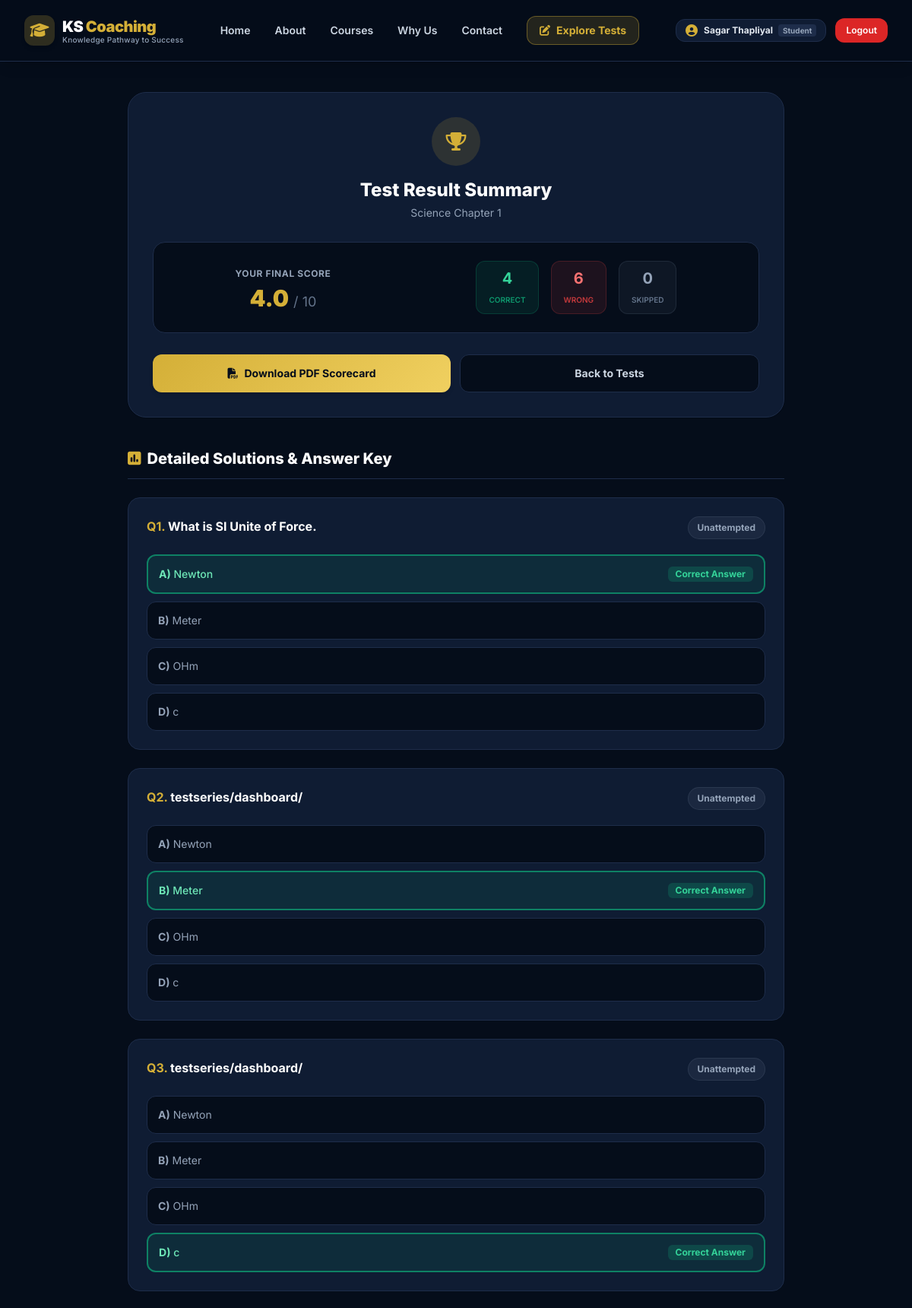
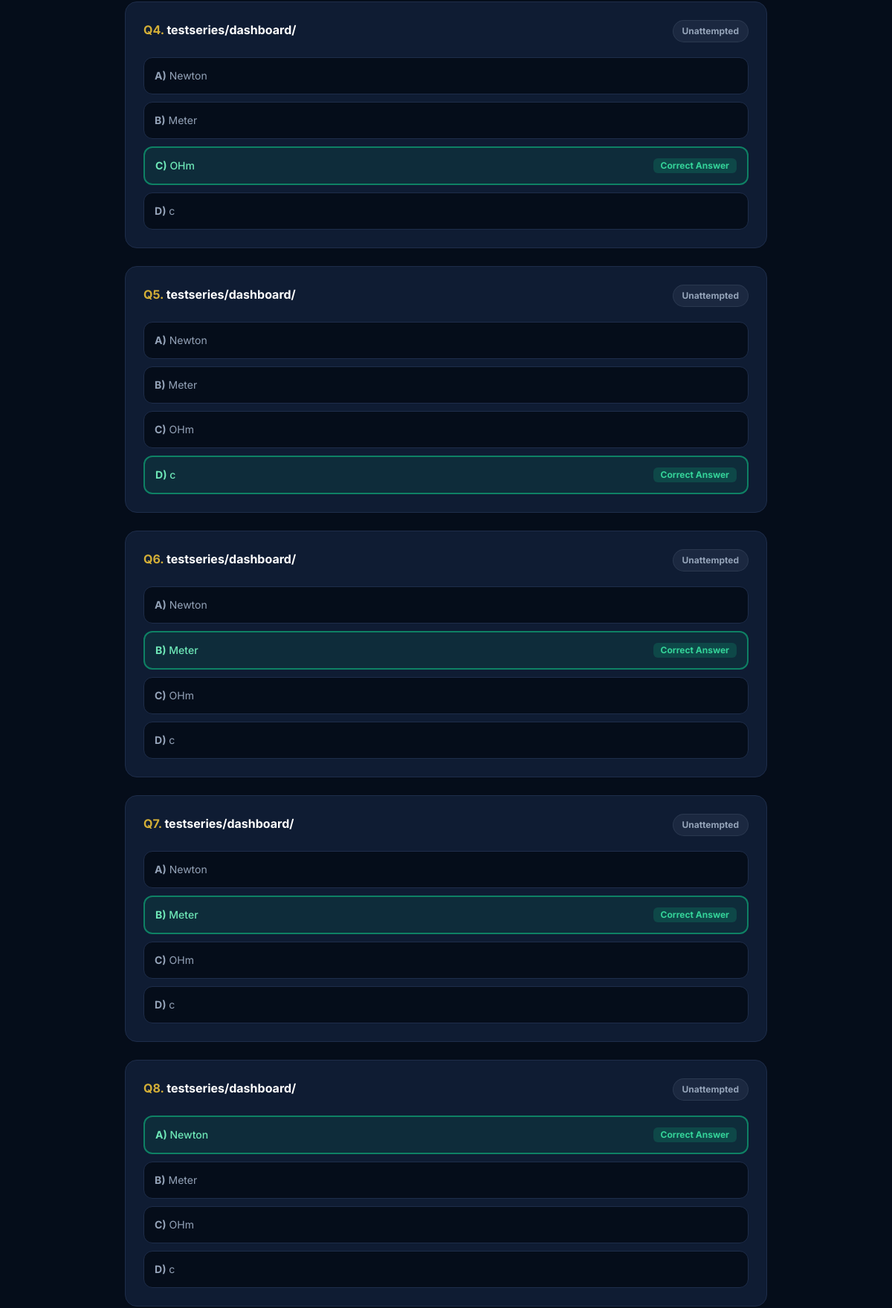
/testseries/result/1/ (signed in, upper part), run on the app's committed database (2 pictures, top to bottom).
### accounts/models.py (models this page shows, shortened)
class User(AbstractUser):
    ROLE_CHOICES = (
        ('student', 'Student'),
        ('teacher', 'Teacher'),
    )
    full_name = models.CharField(max_length=150)
    phone_number = models.CharField(max_length=15, unique=True)
    role = models.CharField(max_length=10, choices=ROLE_CHOICES, default='student')
    class_level = models.CharField(max_length=50, blank=True, null=True)
    batch = models.CharField(max_length=100, blank=True, null=True)

### testseries/models.py (models this page shows, shortened)
class TestResult(models.Model):
    student = models.ForeignKey(settings.AUTH_USER_MODEL, on_delete=models.CASCADE)
    test = models.ForeignKey(Test, on_delete=models.CASCADE)
    score_obtained = models.FloatField()
    total_marks = models.PositiveIntegerField()
    correct_count = models.PositiveIntegerField(default=0)
    wrong_count = models.PositiveIntegerField(default=0)
    unattempted_count = models.PositiveIntegerField(default=0)
    user_answers = models.JSONField(default=dict, blank=True)
    submitted_at = models.DateTimeField(auto_now_add=True)

class Test(models.Model):
    title = models.CharField(max_length=200)
    category = models.ForeignKey(Category, on_delete=models.CASCADE, related_name='tests')
    duration_minutes = models.PositiveIntegerField(help_text="Duration in minutes")
    total_marks = models.PositiveIntegerField(default=100)
    total_questions = models.PositiveIntegerField(default=10)
    has_negative_marking = models.BooleanField(default=False)
    negative_marks_per_question = models.FloatField(default=0.0, help_text="e.g. 0.25 or 1.0")
    created_by = models.ForeignKey(settings.AUTH_USER_MODEL, on_delete=models.CASCADE)
    created_at = models.DateTimeField(auto_now_add=True)

class Question(models.Model):
    OPTION_CHOICES = (
        ('A', 'Option A'),
        ('B', 'Option B'),
        ('C', 'Option C'),
        ('D', 'Option D'),
    )
    test = models.ForeignKey(Test, on_delete=models.CASCADE, related_name='questions')
    question_text = models.TextField()
    option_a = models.CharField(max_length=255)
    option_b = models.CharField(max_length=255)
    option_c = models.CharField(max_length=255)
    option_d = models.CharField(max_length=255)
    correct_option = models.CharField(max_length=1, choices=OPTION_CHOICES)
    marks = models.PositiveIntegerField(default=1)

### testseries/views.py (the view)
# urls.py: path('result/<int:result_id>/', views.test_result, name='test_result'),
@login_required
def test_result(request, result_id):
    result = get_object_or_404(TestResult, id=result_id, student=request.user)
    questions = result.test.questions.all()
    detailed_questions = []
    for q in questions:
        user_choice = result.user_answers.get(str(q.id))
        options = [
            ('A', q.option_a),
            ('B', q.option_b),
            ('C', q.option_c),
            ('D', q.option_d),
        ]
        detailed_questions.append({
            'question': q,
            'user_choice': user_choice,
            'correct_option': q.correct_option,
            'is_correct': user_choice == q.correct_option,
            'is_unattempted': user_choice is None,
            'options': options
        })
    return render(request, 'testseries/test_result.html', {
        'result': result,
        'detailed_questions': detailed_questions
    })

### core/templates/testseries/test_result.html (shortened to what this page needs)
{% extends 'core/base.html' %}
{% block content %}
<div class="max-w-4xl mx-auto px-4 py-10">
    <div class="bg-ksCard rounded-3xl p-8 border border-ksBorder shadow-sm text-center mb-10">
        <div class="w-16 h-16 bg-ksGold/15 text-ksGold rounded-full flex items-center justify-center mx-auto mb-4 text-2xl">
            <i class="fa-solid fa-trophy"></i>
        </div>
        <h1 class="text-2xl font-extrabold text-white">Test Result Summary</h1>
        <p class="text-slate-400 text-sm mt-1">{{ result.test.title }}</p>
        <div class="my-7 p-6 bg-ksDark rounded-2xl border border-ksBorder flex flex-col sm:flex-row justify-around items-center gap-6">
            <div>
                <span class="text-xs uppercase font-bold text-slate-400 tracking-wider">Your Final Score</span>
                <div class="text-3xl font-black text-ksGold mt-1">
                    {{ result.score_obtained }} <span class="text-lg text-slate-500 font-normal">/ {{ result.total_marks }}</span>
                </div>
            </div>
            <div class="flex gap-4 text-center">
                <div class="px-4 py-2 bg-emerald-500/10 rounded-xl border border-emerald-500/20">
                    <span class="block text-xl font-bold text-emerald-400">{{ result.correct_count }}</span>
                    <span class="text-[10px] font-semibold text-emerald-500/80 uppercase">Correct</span>
                </div>
                <div class="px-4 py-2 bg-red-500/10 rounded-xl border border-red-500/20">
                    <span class="block text-xl font-bold text-red-400">{{ result.wrong_count }}</span>
                    <span class="text-[10px] font-semibold text-red-500/80 uppercase">Wrong</span>
                </div>
                <div class="px-4 py-2 bg-slate-500/10 rounded-xl border border-slate-500/20">
                    <span class="block text-xl font-bold text-slate-400">{{ result.unattempted_count }}</span>
                    <span class="text-[10px] font-semibold text-slate-500 uppercase">Skipped</span>
                </div>
            </div>
        </div>
        <div class="flex flex-col sm:flex-row gap-3">
            <a href="{% url 'download_result_pdf' result.id %}"
               class="flex-1 gold-gradient hover:opacity-90 text-ksDark font-bold py-3.5 rounded-xl transition shadow-md flex items-center justify-center gap-2 text-sm">
                <i class="fa-solid fa-file-pdf"></i> Download PDF Scorecard
            </a>
            <a href="{% url 'student_test_list' %}"
               class="flex-1 bg-ksDark hover:bg-white/5 border border-ksBorder text-slate-300 hover:text-white font-bold py-3.5 rounded-xl transition text-sm">
                Back to Tests
            </a>
        </div>
    </div>
    <div class="space-y-6">
        <h2 class="text-xl font-extrabold text-white border-b border-ksBorder pb-3 flex items-center gap-2">
            <i class="fa-solid fa-square-poll-vertical text-ksGold"></i> Detailed Solutions & Answer Key
        </h2>
        {% for item in detailed_questions %}
        <div class="bg-ksCard p-6 rounded-2xl border border-ksBorder">
            <div class="flex items-start justify-between gap-4 mb-5">
                <h3 class="text-base font-bold text-white leading-relaxed">
                    <span class="text-ksGold">Q{{ forloop.counter }}.</span> {{ item.question.question_text }}
                </h3>
                {% if item.is_correct %}
                    <span class="text-xs bg-emerald-500/15 text-emerald-400 font-bold px-3 py-1.5 rounded-full flex items-center gap-1.5 shrink-0 border border-emerald-500/20">
                        <i class="fa-solid fa-check"></i> Correct
                    </span>
                {% elif item.is_unattempted %}
                    <span class="text-xs bg-slate-500/15 text-slate-400 font-bold px-3 py-1.5 rounded-full flex items-center gap-1.5 shrink-0 border border-slate-500/20">
                        Unattempted
                    </span>
                {% else %}
                    <span class="text-xs bg-red-500/15 text-red-400 font-bold px-3 py-1.5 rounded-full flex items-center gap-1.5 shrink-0 border border-red-500/20">
                        <i class="fa-solid fa-xmark"></i> Wrong
                    </span>
                {% endif %}
            </div>
            <div class="space-y-2.5">
                {% for code, text in item.options %}
                    {% if code == item.correct_option %}
                        <div class="p-3.5 rounded-xl border-2 border-emerald-500/60 bg-emerald-500/10 text-emerald-300 font-medium text-sm flex justify-between items-center">
                            <span><b>{{ code }})</b> {{ text }}</span>
                            <span class="text-xs font-bold text-emerald-400 bg-emerald-500/20 px-2.5 py-0.5 rounded-md">Correct Answer</span>
                        </div>
                    {% else %}
                        <div class="p-3.5 rounded-xl border border-ksBorder bg-ksDark text-slate-400 text-sm">
                            <b>{{ code }})</b> {{ text }}
                        </div>
                    {% endif %}
                {% endfor %}
            </div>
        </div>
        {% endfor %}
    </div>
</div>
{% endblock %}

### core/templates/core/base.html (shortened to what this page needs)
{% load static %}
<!DOCTYPE html>
<html lang="en" class="scroll-smooth">
<head>
    <script src="https://cdn.tailwindcss.com"></script>
    <link rel="stylesheet" href="https://cdnjs.cloudflare.com/ajax/libs/font-awesome/6.5.1/css/all.min.css">
</head>
<body class="bg-ksDark text-slate-200 font-sans antialiased">
    <header class="sticky top-0 z-50 bg-ksDark/95 backdrop-blur-md border-b border-ksBorder shadow-lg">
        <nav class="max-w-7xl mx-auto px-4 sm:px-6 lg:px-8 h-20 flex items-center justify-between">
            <a href="{% url 'home' %}" class="flex items-center gap-2.5 group">
                <div class="w-10 h-10 rounded-xl bg-ksGold/20 flex items-center justify-center text-ksGold text-xl shadow-md group-hover:scale-105 transition">
                    <i class="fa-solid fa-graduation-cap"></i>
                </div>
                <div>
                    <span class="text-xl font-black text-white tracking-tight">KS <span class="text-ksGold">Coaching</span></span>
                    <p class="text-[10px] text-slate-400 -mt-1 font-medium tracking-wide">Knowledge Pathway to Success</p>
                </div>
            </a>
            <div class="hidden lg:flex items-center gap-8 font-semibold text-slate-300 text-sm">
                <a href="{% url 'home' %}" class="hover:text-ksGold transition">Home</a>
                <a href="#about" class="hover:text-ksGold transition">About</a>
                <a href="#courses" class="hover:text-ksGold transition">Courses</a>
                <a href="#why-us" class="hover:text-ksGold transition">Why Us</a>
                <a href="#contact" class="hover:text-ksGold transition">Contact</a>
                {% if user.is_authenticated %}
                    <a href="{% url 'student_test_list' %}" class="bg-ksGold/15 text-ksGold border border-ksGold/40 hover:bg-ksGold hover:text-ksDark px-4 py-2 rounded-xl transition flex items-center gap-2 text-sm font-bold">
                        <i class="fa-solid fa-pen-to-square"></i> Explore Tests
                    </a>
                {% else %}
                    <a href="{% url 'login' %}?next={% url 'student_test_list' %}" class="bg-ksGold/15 text-ksGold border border-ksGold/40 hover:bg-ksGold hover:text-ksDark px-4 py-2 rounded-xl transition flex items-center gap-2 text-sm font-bold">
                        <i class="fa-solid fa-pen-to-square"></i> Explore Tests
                    </a>
                {% endif %}
            </div>
            <div class="flex items-center gap-3">
                {% if user.is_authenticated %}
                    <div class="hidden md:flex items-center gap-2 bg-ksCard px-3 py-1.5 rounded-xl border border-ksBorder">
                        <i class="fa-solid fa-circle-user text-ksGold"></i>
                        <span class="text-xs font-bold text-slate-200">{{ user.full_name }}
                            <span class="ml-1 bg-ksBorder text-slate-400 px-1.5 py-0.5 rounded capitalize text-[10px]">{{ user.role }}</span>
                        </span>
                    </div>
                    <a href="{% url 'logout' %}" class="bg-red-600 hover:bg-red-700 text-white font-semibold px-3.5 py-2 rounded-xl text-xs shadow-sm">Logout</a>
                {% endif %}
            </div>
        </nav>
    </header>
    {% block content %}{% endblock %}
</body>
</html>

### core/templates/core/base.html (style rules this page uses)
.gold-gradient { background: linear-gradient(135deg, #d4af37, #f0d060); }

### data on the page
User: full_name "Sagar Thapliyal", role "Student"
TestResult: test "Science Chapter 1", score_obtained "4.0", total_marks "10", correct_count "4", wrong_count "6", unattempted_count "0"
Question: question.question_text "What is SI Unite of Force.", options "A", options "Newton", options "B" "C" "D", options "Meter" "OHm" "c"
Question: question.question_text "testseries/dashboard/", options "A" "C" "D", options "Newton" "OHm" "c", options "B", options "Meter"
Question: question.question_text "testseries/dashboard/", options "A" "B" "C", options "Newton" "Meter" "OHm", options "D", options "c"
Question: question.question_text "testseries/dashboard/", options "A" "B" "D", options "Newton" "Meter" "c", options "C", options "OHm"
Question: question.question_text "testseries/dashboard/", options "A" "B" "C", options "Newton" "Meter" "OHm", options "D", options "c"
Question: question.question_text "testseries/dashboard/", options "A" "C" "D", options "Newton" "OHm" "c", options "B", options "Meter"
Question: question.question_text "testseries/dashboard/", options "A" "C" "D", options "Newton" "OHm" "c", options "B", options "Meter"
Question: question.question_text "testseries/dashboard/", options "A", options "Newton", options "B" "C" "D", options "Meter" "OHm" "c"
